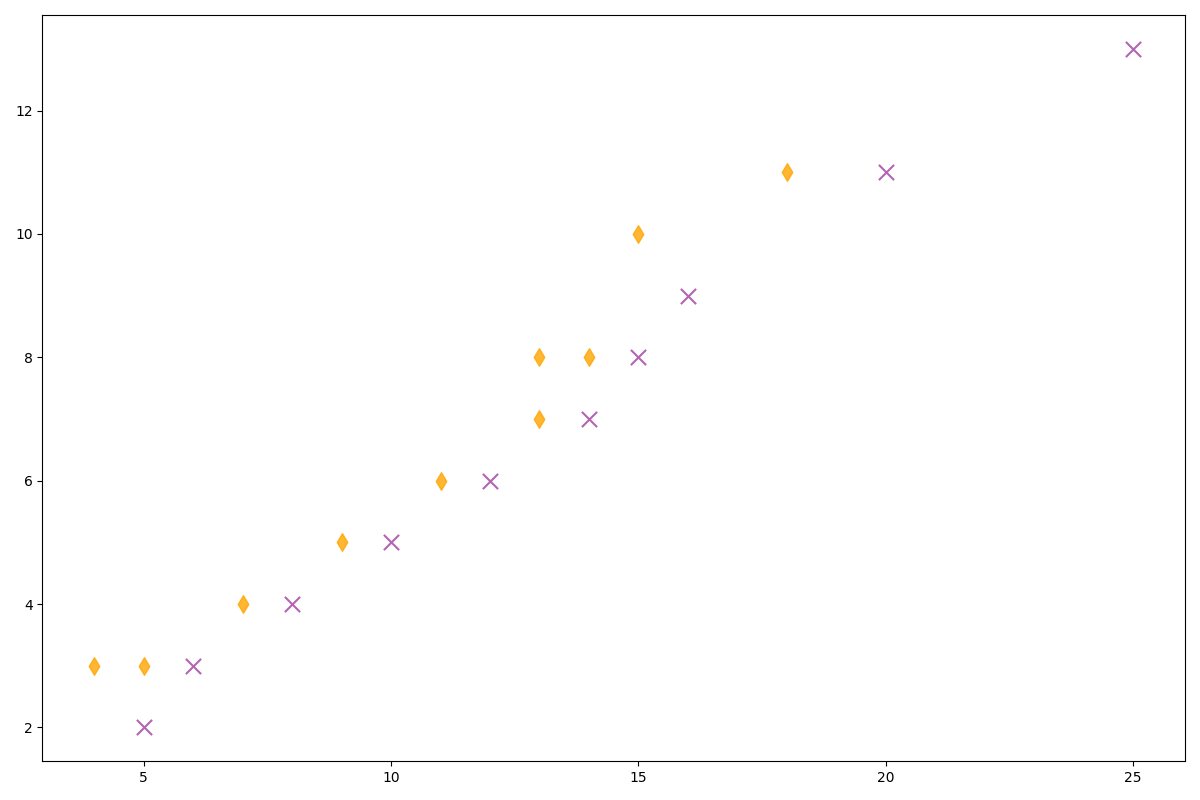

Python code for this plot:
import matplotlib.pyplot as plt
import numpy as np

fiction_attendees = np.array([5, 6, 8, 10, 12, 14, 15, 16, 20, 25])
non_fiction_attendees = np.array([4, 5, 7, 9, 11, 13, 13, 14, 15, 18])

fiction_seminars = np.array([2, 3, 4, 5, 6, 7, 8, 9, 11, 13])
non_fiction_seminars = np.array([3, 3, 4, 5, 6, 7, 8, 8, 10, 11])

plt.figure(figsize=(12, 8))

plt.scatter(fiction_attendees, fiction_seminars, c='purple', marker='x', s=120, alpha=0.6)
plt.scatter(non_fiction_attendees, non_fiction_seminars, c='orange', marker='d', s=80, alpha=0.8)

plt.grid(False)

plt.tight_layout()
plt.show()
